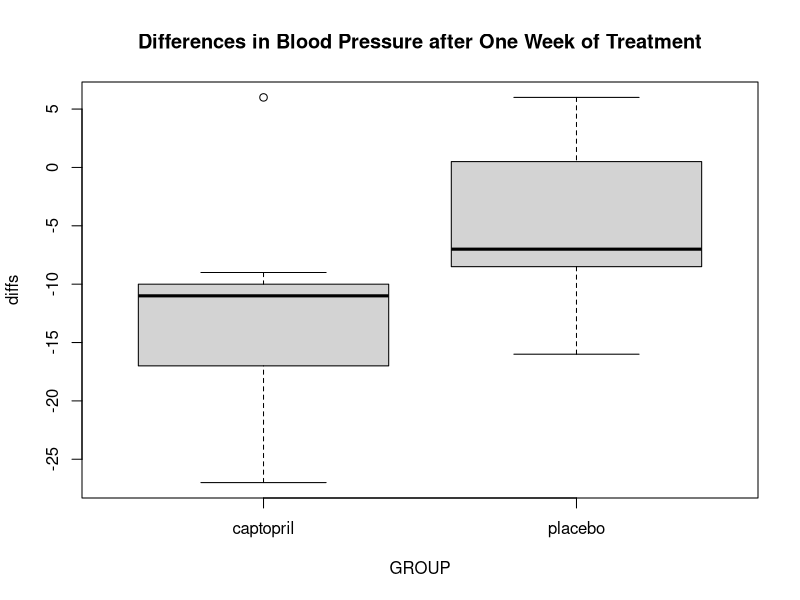

Source code (R):
## ---- chunk 1
knitr::opts_chunk$set(echo = TRUE)
## ---- chunk 2
setwd("C:/Users/Cathy/Desktop")
library(kableExtra)
library(dplyr)
library(readxl)

captopril <- read_excel("captopril.xls")
captopril$diffs <- captopril$SBP_WK1 - captopril$SBP_WK0

## ---- chunk 3
boxplot(diffs ~ GROUP, data = captopril, main = "Differences in Blood Pressure after One Week of Treatment")


captopril %>%                               # Summary by group using dplyr
  group_by(GROUP) %>% 
  summarize(min_diff = min(diffs),
            q1 = quantile(diffs, 0.25),
            median = median(diffs),
            mean = mean(diffs),
            q3 = quantile(diffs, 0.75),
            max = max(diffs),
            std_dev = sd(diffs)) %>% 
  kbl(caption = "Summary Statistics of Differences Between the 2 Treatments") %>%
  kable_classic_2(full_width = F) 
## ---- chunk 4
var.test(diffs ~ GROUP, data = captopril) # F test to compare variances
## ---- chunk 5
t.test(diffs ~ GROUP, data = captopril, var.equal = TRUE)
